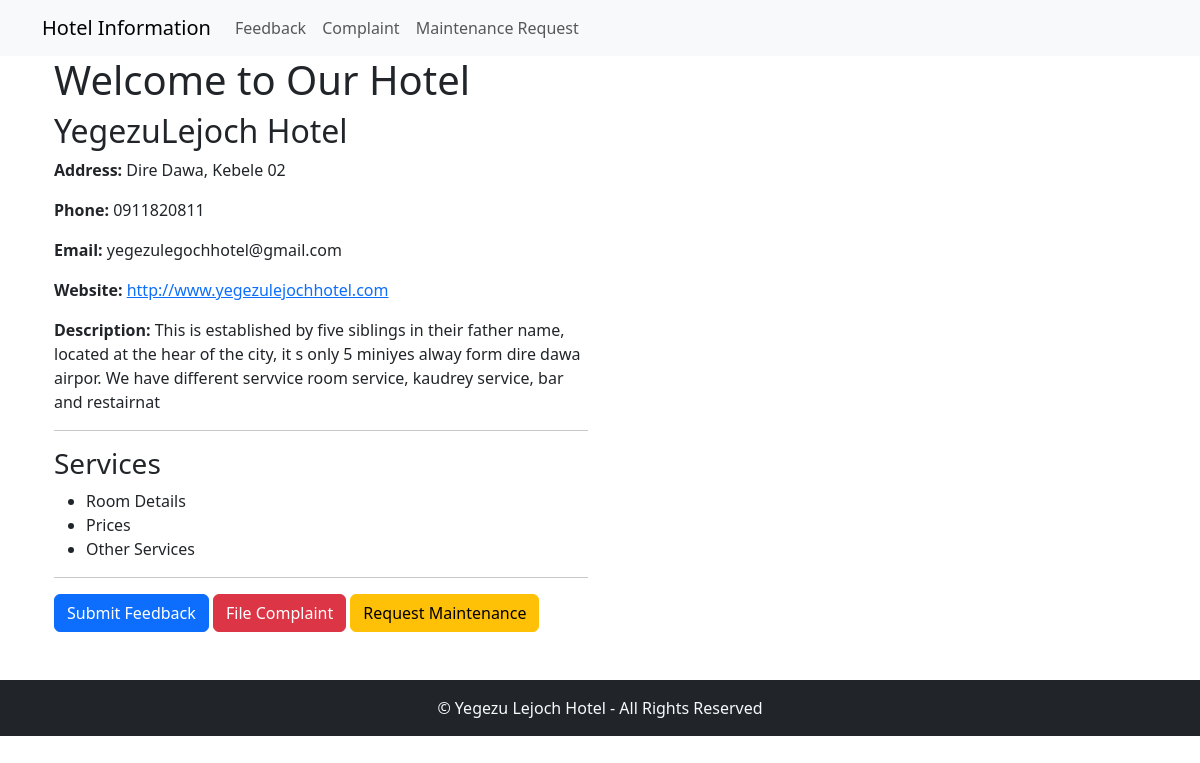
The page / on the database its author committed.
### guest_app/models.py (models this page shows)
class Hotel(models.Model):
    name = models.CharField(max_length=255)
    address = models.CharField(max_length=255)
    phone = models.CharField(max_length=20)
    email = models.EmailField()
    website = models.URLField()
    description = models.TextField()

### guest_app/views.py (the view)
# urls.py: path('', views.home, name='home'),
def home(request):
    hotels = Hotel.objects.all()
    return render(request, 'home.html', {'hotels': hotels})

### guest_app/templates/home.html (shortened to what this page needs)
{% extends 'base.html' %}
{% load static %}
{% block content %}
    <div class="container">
        <h1>Welcome to Our Hotel</h1>
        <div class="row">
            {% for hotel in hotels %}
                <div class="col-md-6 hotel-info">
                    <h2>{{ hotel.name }}</h2>
                    <p><strong>Address:</strong> {{ hotel.address }}</p>
                    <p><strong>Phone:</strong> {{ hotel.phone }}</p>
                    <p><strong>Email:</strong> {{ hotel.email }}</p>
                    <p><strong>Website:</strong> <a href="{{ hotel.website }}" target="_blank">{{ hotel.website }}</a></p>
                    <p><strong>Description:</strong> {{ hotel.description }}</p>
                    <hr>
                    <h3>Services</h3>
                    <ul>
                        <li>Room Details</li>
                        <li>Prices</li>
                        <li>Other Services</li>
                    </ul>
                    <hr>
                    <a href="{% url 'submit_feedback' hotel.id %}" class="btn btn-primary">Submit Feedback</a>
                    <a href="{% url 'submit_complaint' hotel.id %}" class="btn btn-danger">File Complaint</a>
                    <a href="{% url 'submit_maintenance_request' hotel.id %}" class="btn btn-warning">Request Maintenance</a>
                </div>
            {% endfor %}
        </div>
    </div>
{% endblock %}

### guest_app/templates/base.html (shortened to what this page needs)
{% load static %}
<!DOCTYPE html>
<html lang="en">
<head>
    <link href="{% static 'css/bootstrap.min.css' %}" rel="stylesheet">
</head>
<body>
    <nav class="navbar navbar-expand-lg navbar-light bg-light">
        <div class="container">
            <a class="navbar-brand" href="{% url 'home' %}">Hotel Information</a>
            <div class="collapse navbar-collapse" id="navbarNav">
                <ul class="navbar-nav">
                    {% for hotel in hotels %}
                        <li class="nav-item">
                            <a class="nav-link" href="{% url 'submit_feedback' hotel.id %}">Feedback</a>
                        </li>
                        <li class="nav-item">
                            <a class="nav-link" href="{% url 'submit_complaint' hotel.id %}">Complaint</a>
                        </li>
                        <li class="nav-item">
                            <a class="nav-link" href="{% url 'submit_maintenance_request' hotel.id %}">Maintenance Request</a>
                        </li>
                    {% endfor %}
                </ul>
            </div>
        </div>
    </nav>
    <div class="container">
        {% block content %}
        {% endblock %}
    </div>
       <footer class="container-fluid mt-5 py-3 text-center bg-dark text-light">
        &copy; Yegezu Lejoch Hotel - All Rights Reserved
    </footer>
</body>
</html>

### rows shown on the page
Hotel: name "YegezuLejoch Hotel", address "Dire Dawa, Kebele 02", phone "0911820811", email "yegezulegochhotel@gmail.com", website "http://www.yegezulejochhotel.com", description "This is established by five siblings in their father name, located at the hear of the city, it s only 5 miniyes alway form dire dawa airpor. We have different servvice room service, kaudrey service, bar and restairnat"
